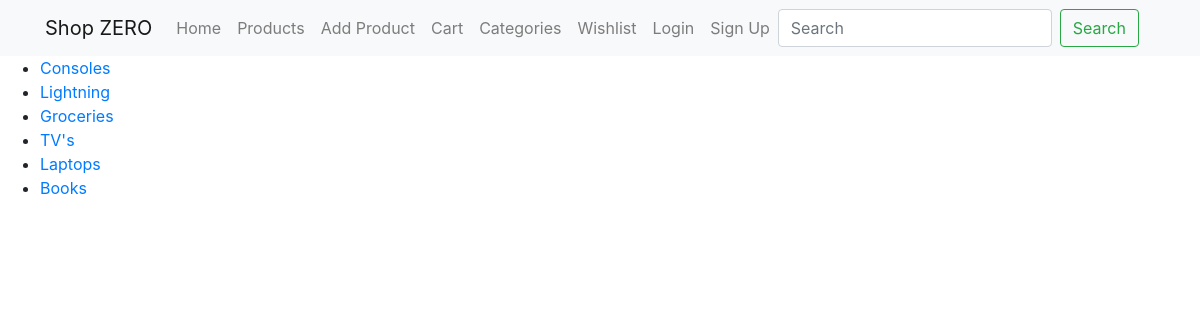
Page /categories/ on the committed database.
### shopzero/models.py (models this page shows, shortened)
class Category(models.Model):
    name = models.CharField(max_length=250)

### shopzero/views.py (the view)
# urls.py: path('categories/', views.CategoryView.as_view(),name='categories'),
class CategoryView(generic.ListView):
    template_name = 'shopzero/category.html'
    model = models.Category

### shopzero/templates/shopzero/category.html
{% extends 'shopzero/home.html' %}
{% block content %}
<ul>
    {% for cat in category_list %}
    <li>
        <a href="{% url 'cat_prod' pk=cat.id %}">{{ cat.name }}</a>
    </li>
    {% endfor %}
</ul>
{% endblock %}

### rows in the picture
Category: name "Consoles"
Category: name "Lightning"
Category: name "Groceries"
Category: name "TV's"
Category: name "Laptops"
Category: name "Books"
